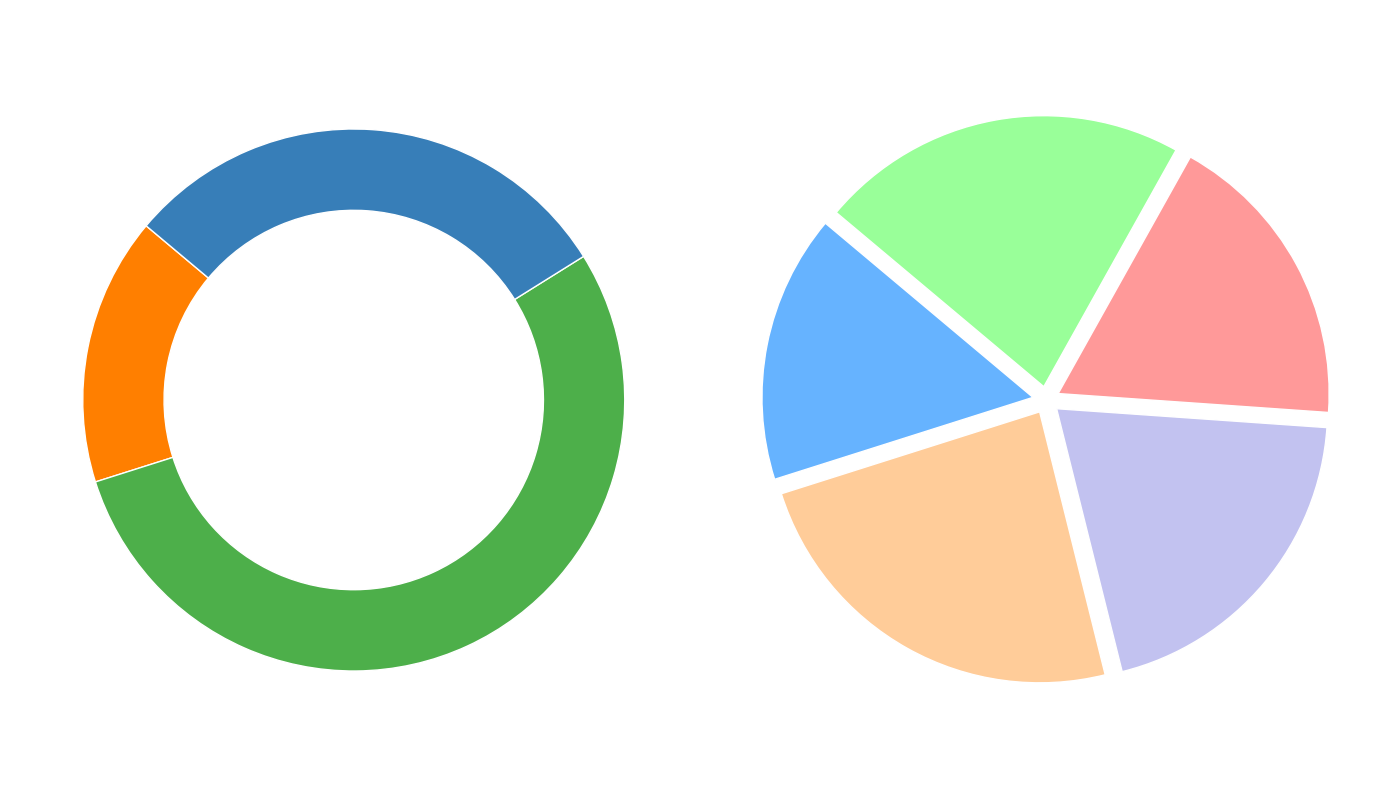

Generate this figure with Python:
import matplotlib.pyplot as plt
import numpy as np

regions = ['Northland', 'Southland', 'Eastland', 'Westland', 'Central']
population_percentages = [16, 24, 20, 18, 22]
demographics_labels = ['Children (<18)', 'Adults (18-64)', 'Seniors (65+)']
demographics_data = {
    'Children (<18)': [12, 14, 22, 18, 16],
    'Adults (18-64)': [56, 64, 48, 52, 54],
    'Seniors (65+)': [32, 22, 30, 30, 30]
}

region_colors = ['#66b3ff', '#ffcc99', '#c2c2f0', '#ff9999', '#99ff99']
demographic_colors = ['#ff7f00', '#4daf4a', '#377eb8']

fig, ax = plt.subplots(1, 2, figsize=(14, 8))

# Plot pie charts for demographics within each region
for i, region in enumerate(regions):
    demographic_data = [demographics_data[label][i] for label in demographics_labels]
    ax[0].pie(
        demographic_data, colors=demographic_colors, startangle=140, wedgeprops=dict(edgecolor='white', width=0.3)
    )

# Create pie chart for population distribution by region
ax[1].pie(
    population_percentages, colors=region_colors, startangle=140,
    wedgeprops=dict(edgecolor='white'), explode=(0.05, 0.05, 0.05, 0.05, 0.05), pctdistance=0.85
)

plt.tight_layout()
plt.show()
